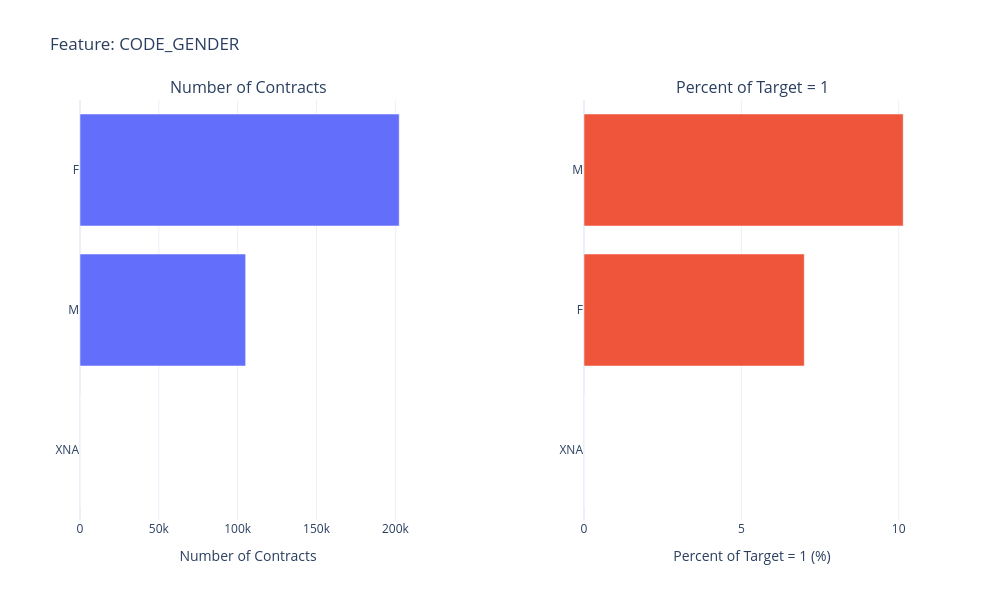

The notebook cell this image was saved under:
### Markdown cell above
**Client gender**

Let's see the gender of the clients and also, on a separate plot, the percent of the loans (by client gender) with TARGET value 1 (not returned loan).

### Code cell
plot_stats('CODE_GENDER')

### Figure 1 — Plotly figure (JSON) as saved in the notebook; plotly's stock layout.template omitted (floating-point values rounded to 4 significant figures)
{"data": [{"orientation": "h", "type": "bar", "x": [4, 105059, 202448], "xaxis": "x", "y": ["XNA", "M", "F"], "yaxis": "y"}, {"orientation": "h", "type": "bar", "x": [0, 6.999, 10.14], "xaxis": "x2", "y": ["XNA", "F", "M"], "yaxis": "y2"}], "layout": {"annotations": [{"font": {"size": 16}, "showarrow": false, "text": "Number of Contracts", "x": 0.2, "xanchor": "center", "xref": "paper", "y": 1, "yanchor": "bottom", "yref": "paper"}, {"font": {"size": 16}, "showarrow": false, "text": "Percent of Target = 1", "x": 0.8, "xanchor": "center", "xref": "paper", "y": 1, "yanchor": "bottom", "yref": "paper"}], "height": 600, "showlegend": false, "title": {"text": "Feature: CODE_GENDER"}, "width": 1000, "xaxis": {"anchor": "y", "domain": [0, 0.4], "title": {"text": "Number of Contracts"}}, "xaxis2": {"anchor": "y2", "domain": [0.6, 1], "title": {"text": "Percent of Target = 1 (%)"}}, "yaxis": {"anchor": "x", "domain": [0, 1]}, "yaxis2": {"anchor": "x2", "domain": [0, 1]}}}
